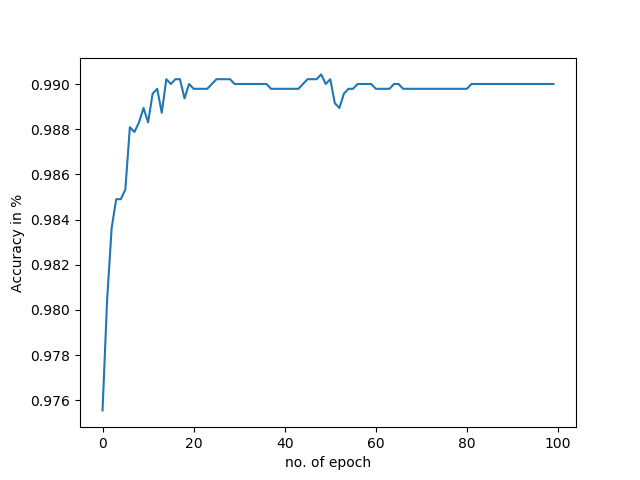

Source code (Python):
from matplotlib import pyplot as plt
import os
import os.path
import argparse
import h5py
import pickle
import numpy as np
from sklearn.manifold import TSNE
from sklearn.model_selection import train_test_split
parser = argparse.ArgumentParser()
parser.add_argument("--data", type = str  )
parser.add_argument("--plots_save_dir", type = str )
args = parser.parse_args()

def load_h5py(filename):
	with h5py.File(filename, 'r') as hf:
		X = hf['X'][:]
		Y = hf['Y'][:]
	return X, Y


X,Y = load_h5py(args.data)
X_new = []
for i in X:
	X_new.append(i.reshape(784))

X = np.array(X_new)

Y_new = []
for i in Y:
	if i==9:
		Y_new.append([1,0])
	else:
		Y_new.append([0,1])

y = np.array(Y_new)
print y

X_train, X_test, y_train, y_test = train_test_split(X, y, test_size=0.33, random_state=42)
print y_test.shape

#Sigmoid Function
def sigmoid (x):
	return 1/(1 + np.exp(-x))

#Derivative of Sigmoid Function
def derivatives_sigmoid(x):
	return sigmoid(x) * (1 - sigmoid(x))

def ReLU(x):
    return x * (x > 0)

def dReLU(x):
	return (x > 0)

#Variable initialization
epoch=100 #Setting training iterations
lr=0.001 #Setting learning rate
inputlayer_neurons = X.shape[1] #number of features in data set
shpo = [784,100,50,2]




#weight and bias initialization
weights = [np.array([0])] + [np.random.normal(0, 0.02,[x,y]) for y, x in zip(shpo[1:], shpo[:-1])]
#print len(weights),weights[0].shape,weights[1].shape,weights[2].shape,weights[3].shape

biases = [np.random.normal(0, 0.02,[1,y]) for y in shpo[0:]]
#print len(biases),biases[0].shape,biases[1].shape,biases[2].shape,biases[3].shape

hidden_layer_input = [np.zeros(bias.shape) for bias in biases]
hiddenlayer_activations = [np.zeros(bias.shape) for bias in biases]
#print "raa",hiddenlayer_activations[0].shape


output = []
max_acc = 0
final_weight=[]
for i in range(epoch):
	print i
	#Forward Propogation
	for rg, rrr in enumerate(X_train):
		hiddenlayer_activations[0] = rrr.reshape(1,len(rrr))
		for j in range(1,len(shpo)):
			hidden_layer_input[j]=np.dot(hiddenlayer_activations[j-1],weights[j]) + biases[j]
			hiddenlayer_activations[j] = ReLU(hidden_layer_input[j])
			print j, hidden_layer_input[j].shape,hiddenlayer_activations[j].shape

			
		#print hiddenlayer_activations[-1].shape, derivatives_sigmoid(hidden_layer_input[-1]).shape
		
		#Backpropagation
		E = (y_train[rg]-sigmoid(hidden_layer_input[-1])) * derivatives_sigmoid(hidden_layer_input[-1])
		#print E.shape

		b3 = E
		w3 = (hiddenlayer_activations[-2].T).dot(E)
		E =E.T
		ww = []
		bb = []
		for gh in [2,1]:
			A=dReLU(hidden_layer_input[gh]).T			
			B= (weights[gh+1]).dot(E)
			#print B.shape,A.shape
			E = np.multiply(B,A)
			#print (hiddenlayer_activations[1].T).shape, Error_at_hidden_layer2.shape 
			ww.append(hiddenlayer_activations[gh-1].T.dot(E.T)) 
			bb.append(E.T)  	
	


		weights[3] += w3 *lr
		biases[3] += b3 *lr
		
		weights[2] += ww[0] *lr
		biases[2] += bb[0] *lr

		weights[1] += ww[1] *lr
		biases[1] += bb[1] *lr



#	print hiddenlayer_activations[-1]


	hiddenlayer_activations[0] = X_test
	for j in range(1,len(shpo)):

		hidden_layer_input[j]=np.dot(hiddenlayer_activations[j-1],weights[j]) + biases[j]
		hiddenlayer_activations[j] = ReLU(hidden_layer_input[j])
#		print j, hidden_layer_input[j].shape

#	print hiddenlayer_activations[-1]
	count = 0
	for s,i in enumerate(sigmoid(hidden_layer_input[-1])):
		
		t=0
		if i[0] > i[1]:
			t=0
		else:
			t=1

		if(y_test[s][t]==1):		
			count=count+1
	temp = count/float(len(X_test))
	output.append(temp)
	if temp>max_acc:
		max_acc = temp
		final_weight = [weights[1],weights[2],weights[3]] 
		final_bais = [biases[1],biases[2],biases[3]]
	print max_acc

f = open('ttcRelua_weight.pkl','wb')
pickle.dump(final_weight,f)

f1 = open('ttcRelua_bais.pkl','wb')
pickle.dump(final_bais,f1)

print max_acc
plt.plot(np.arange(100),output)
plt.ylabel('Accuracy in %')
plt.xlabel('no. of epoch')
plt.savefig('ttcRelua.png')
